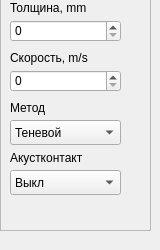
    <widget class="QWidget" name="page_6">
     <widget class="QFrame" name="frame_obj">
      <property name="geometry">
       <rect>
        <x>0</x>
        <y>-10</y>
        <width>151</width>
        <height>241</height>
       </rect>
      </property>
      <property name="frameShape">
       <enum>QFrame::StyledPanel</enum>
      </property>
      <property name="frameShadow">
       <enum>QFrame::Raised</enum>
      </property>
      <widget class="QLabel" name="label_obj_speed">
       <property name="geometry">
        <rect>
         <x>10</x>
         <y>60</y>
         <width>141</width>
         <height>16</height>
        </rect>
       </property>
       <property name="text">
        <string>Скорость, m/s</string>
       </property>
      </widget>
      <widget class="QLabel" name="label_obj_method">
       <property name="geometry">
        <rect>
         <x>10</x>
         <y>110</y>
         <width>107</width>
         <height>16</height>
        </rect>
       </property>
       <property name="text">
        <string>Метод</string>
       </property>
      </widget>
      <widget class="QLabel" name="label_obj_contackt">
       <property name="geometry">
        <rect>
         <x>10</x>
         <y>160</y>
         <width>121</width>
         <height>16</height>
        </rect>
       </property>
       <property name="text">
        <string>Акустконтакт</string>
       </property>
      </widget>
      <widget class="QLabel" name="label_obj_sickness">
       <property name="geometry">
        <rect>
         <x>10</x>
         <y>10</y>
         <width>121</width>
         <height>16</height>
        </rect>
       </property>
       <property name="text">
        <string>Толщина, mm</string>
       </property>
      </widget>
      <widget class="QSpinBox" name="spinBox_obj_sickness">
       <property name="geometry">
        <rect>
         <x>10</x>
         <y>30</y>
         <width>111</width>
         <height>22</height>
        </rect>
       </property>
      </widget>
      <widget class="QSpinBox" name="spinBox_obj_speed">
       <property name="geometry">
        <rect>
         <x>10</x>
         <y>80</y>
         <width>111</width>
         <height>22</height>
        </rect>
       </property>
       <property name="maximum">
        <number>180</number>
       </property>
      </widget>
      <widget class="QComboBox" name="comboBox_obj_contackt">
       <property name="geometry">
        <rect>
         <x>10</x>
         <y>180</y>
         <width>111</width>
         <height>25</height>
        </rect>
       </property>
       <item>
        <property name="text">
         <string>Выкл</string>
        </property>
       </item>
       <item>
        <property name="text">
         <string>Вкл</string>
        </property>
       </item>
      </widget>
      <widget class="QComboBox" name="comboBox_obj_method">
       <property name="geometry">
        <rect>
         <x>10</x>
         <y>130</y>
         <width>111</width>
         <height>25</height>
        </rect>
       </property>
       <item>
        <property name="text">
         <string>Теневой</string>
        </property>
       </item>
       <item>
        <property name="text">
         <string>Вкл</string>
        </property>
       </item>
      </widget>
     </widget>
    </widget>
